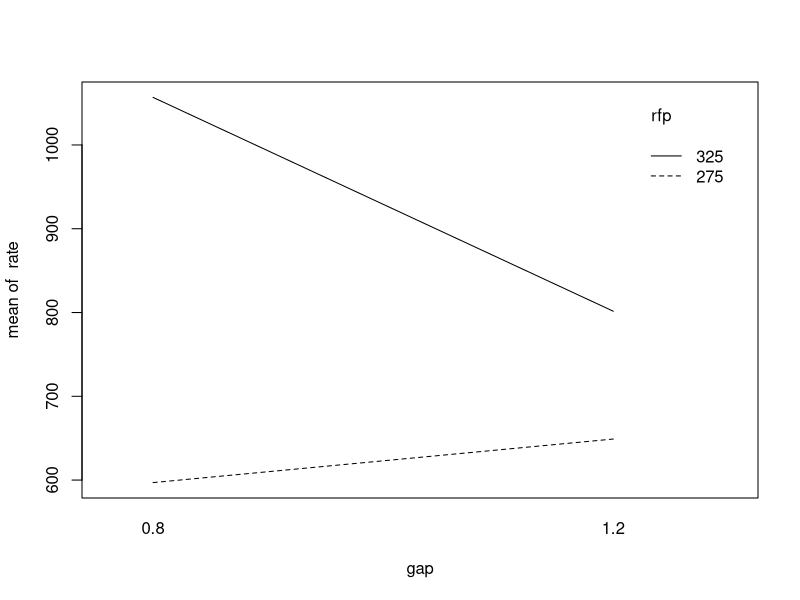
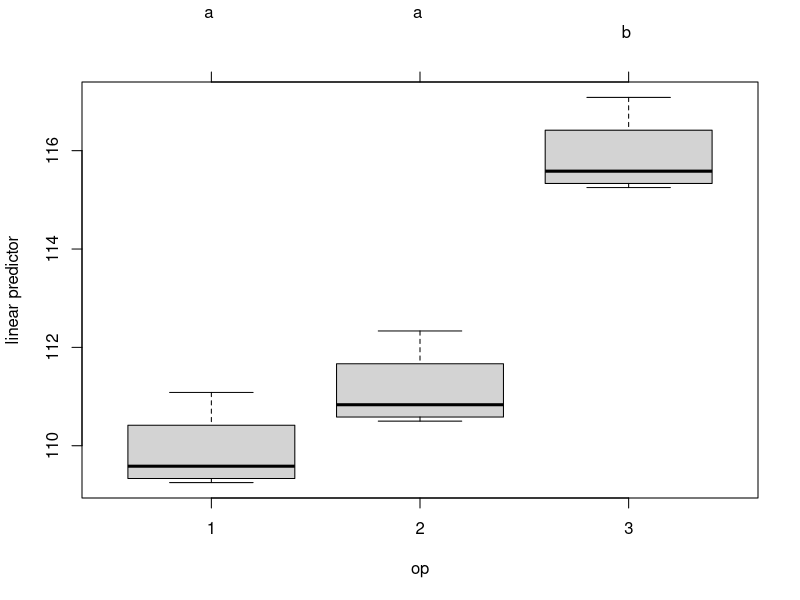
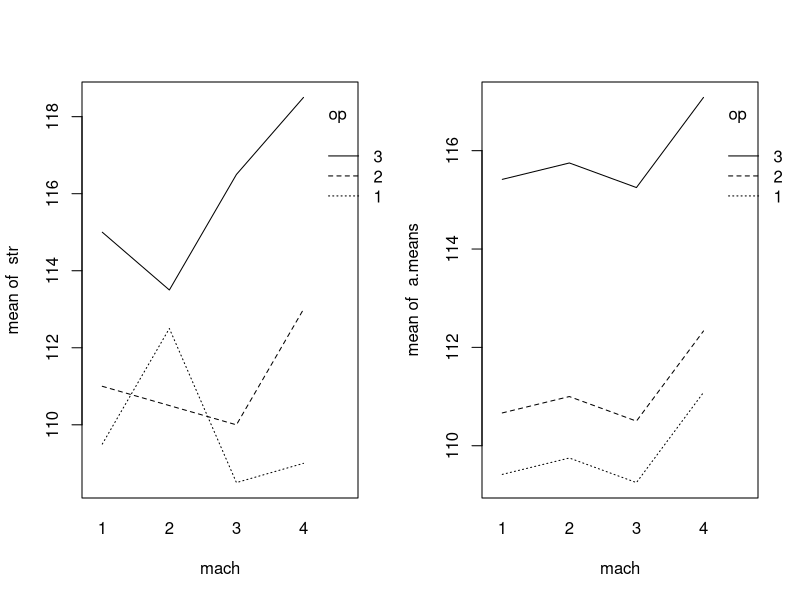

Write R code to recreate these figures, in order.
## ---- chunk 1
#knitr::opts_chunk$set(tidy.opts = list(width.cutoff = 80), tidy = TRUE)
knitr::opts_chunk$set(tidy.opts = list(width.cutoff = 80))
knitr::opts_chunk$set(warning = FALSE, message = FALSE) 
## ---- chunk 2
library("readxl")
data = read_excel("handout5data.xlsx")
gap = as.factor(na.omit(data$gap))
rfp = as.factor(na.omit(data$rfp))
rate = na.omit(data$rate)

# use contrasts to define parameter restrictions for the two way ANOVA model
contrasts(gap) = contr.sum
contrasts(rfp) = contr.sum

# we are still using aov to perform ANOVA computations.
# for two way ANOVA, we include two factors plus an interaction in the model statement
two.way.mod = aov(rate ~ gap+rfp+gap:rfp)

# the command below is used to print the model parameter estimates
dummy.coef(two.way.mod)
## ---- chunk 3
summary(two.way.mod)
## ---- chunk 4
# the command below is used to create an interaction plot
# the x.factor will be plotted on the horizontal axis.
# the trace.factor will be plotted as separate curves
interaction.plot(x.factor=gap,trace.factor=rfp,response=rate)
## ---- chunk 5
library("multcomp")

# because of the interaction effect, we will need to perform comparisons on
# treatment combinations.
# comparisons on factor effects may be misleading since a factor effect depends
# on the level of the other factor.

# create one factor with a*b=4 levels
combined = interaction(gap,rfp)

# compute Fisher comparisons between treatment (4 choose 2)=6 combinations.
comb.mod = aov(rate~combined)
comparisons = glht(comb.mod,linfct=mcp(combined="Tukey"))
summary(comparisons,test=univariate())
## ---- chunk 6
cld(summary(comparisons,test=univariate()))
## ---- chunk 7
mach = as.factor(na.omit(data$machine))
op = as.factor(na.omit(data$operator))
str = na.omit(data$strength)

# fit the interaction model, where mach*op denotes mach + op + mach:op
x.mod = aov(str~mach*op)
summary(x.mod)
## ---- chunk 8
a.mod = aov(str~mach+op)
summary(a.mod)
## ---- chunk 9
compare.op = glht(a.mod, linfct=mcp(op="Tukey"))
summary(compare.op,test=univariate())
## ---- chunk 10
cld(summary(compare.op,test=univariate()))
plot(cld(summary(compare.op,test=univariate())))
## ---- chunk 11
confint(compare.op,calpha=univariate_calpha())
## ---- chunk 12
par(mfrow=c(1,2))

# interaction model
interaction.plot(mach,op,str)

# additive model
# compute estimated means under the additive model
a.means = predict(a.mod)
interaction.plot(mach,op,a.means)
